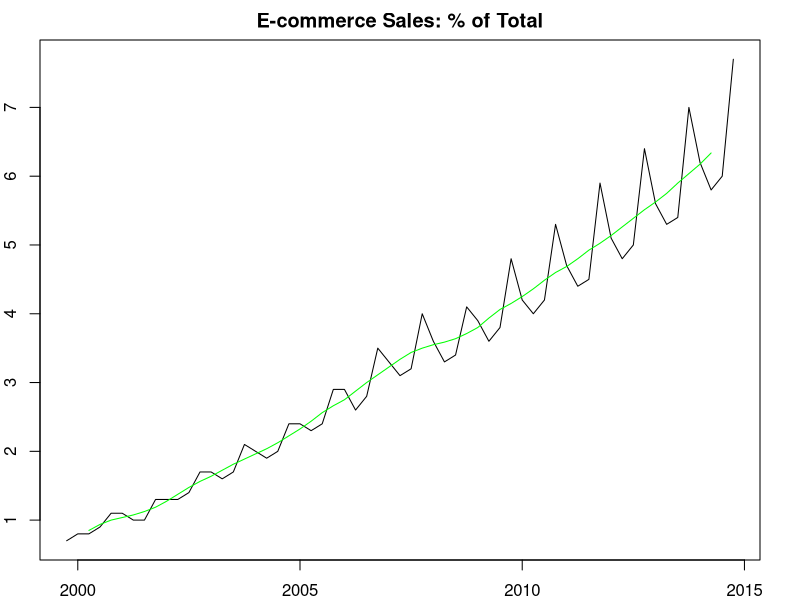
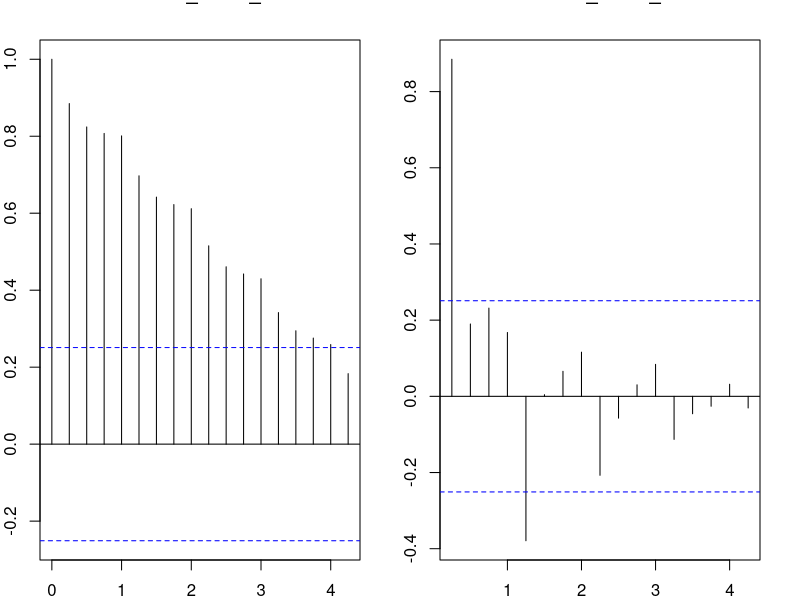
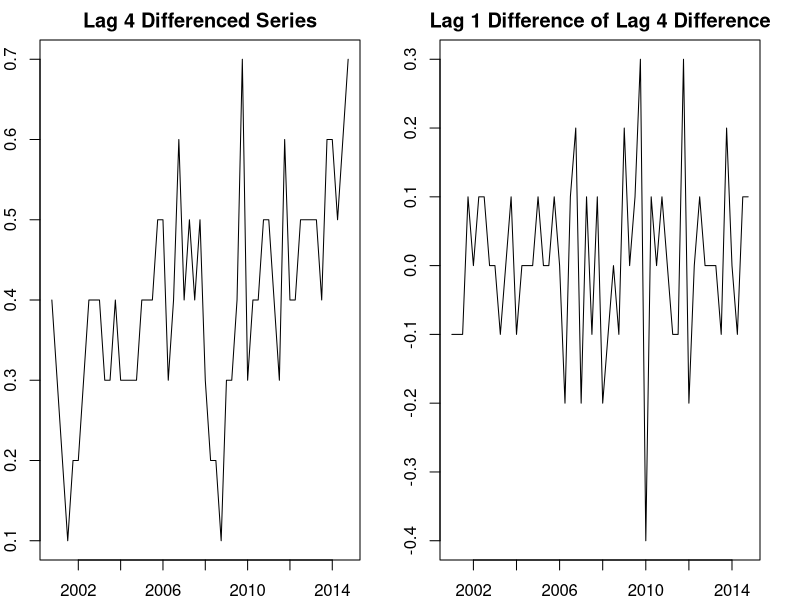
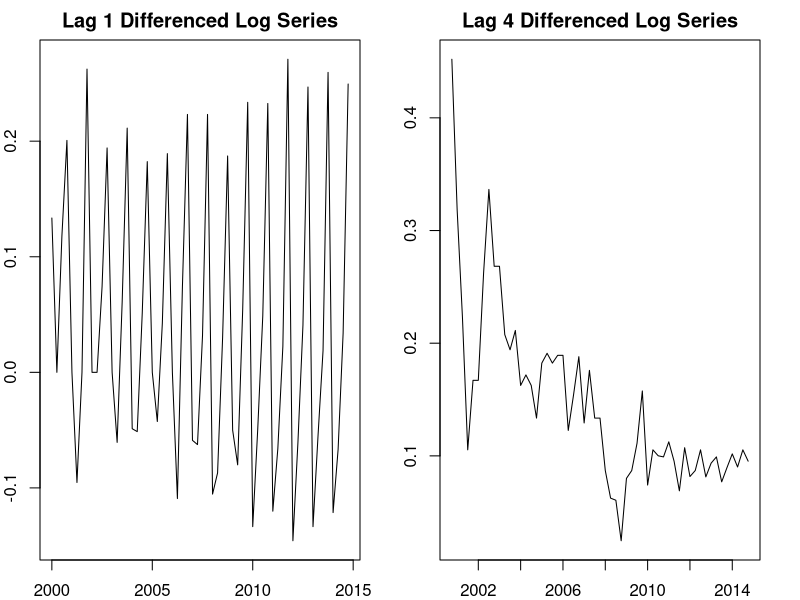
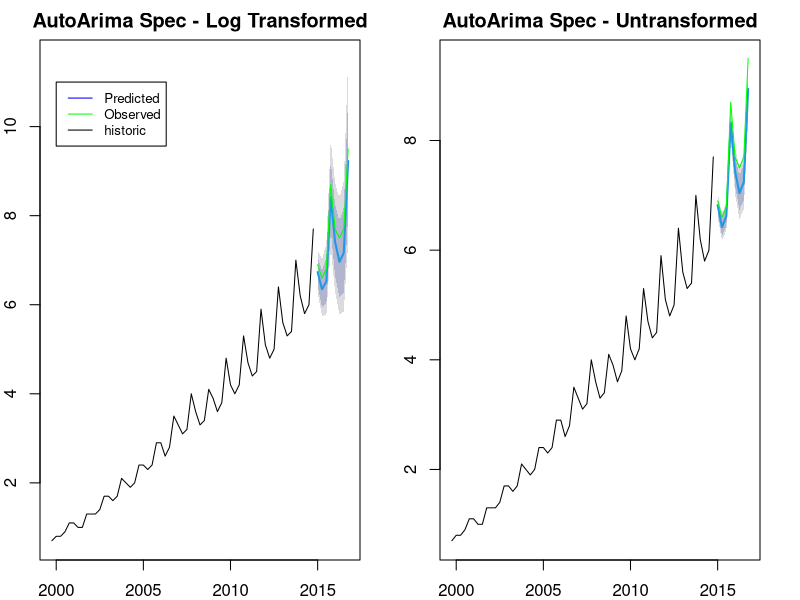
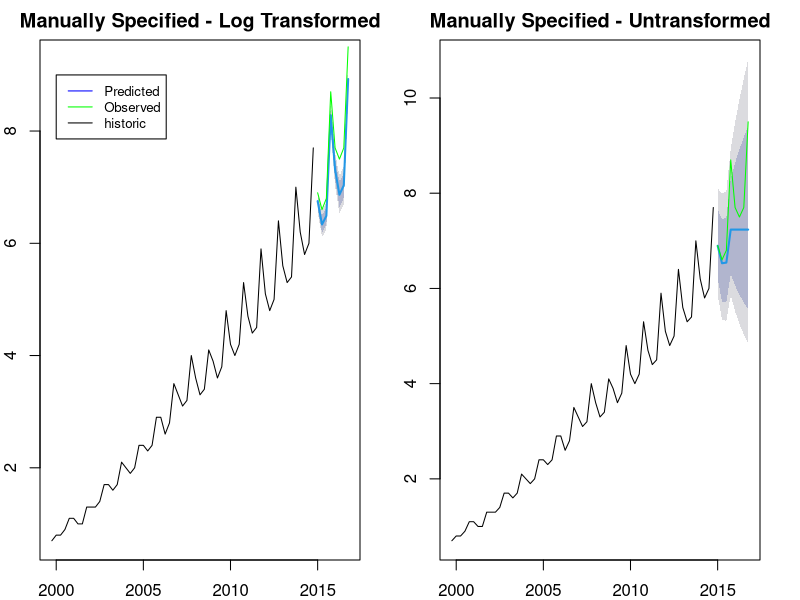
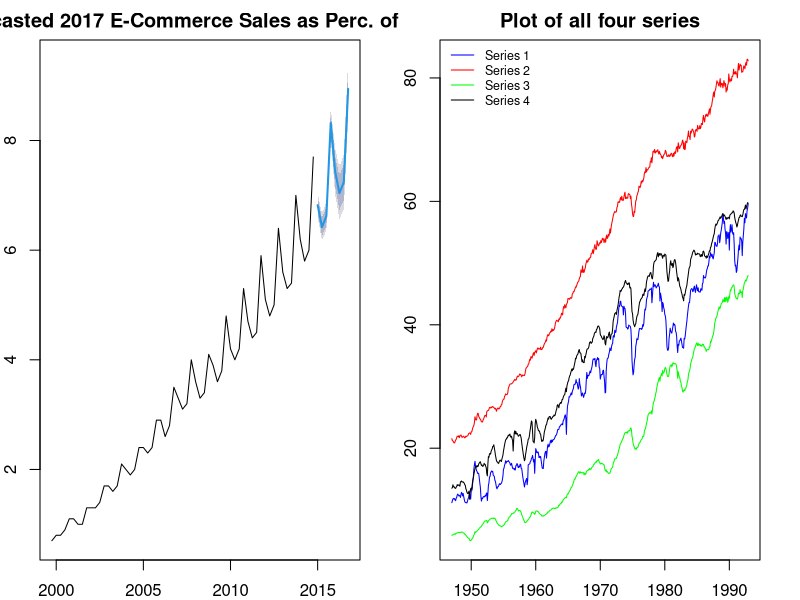
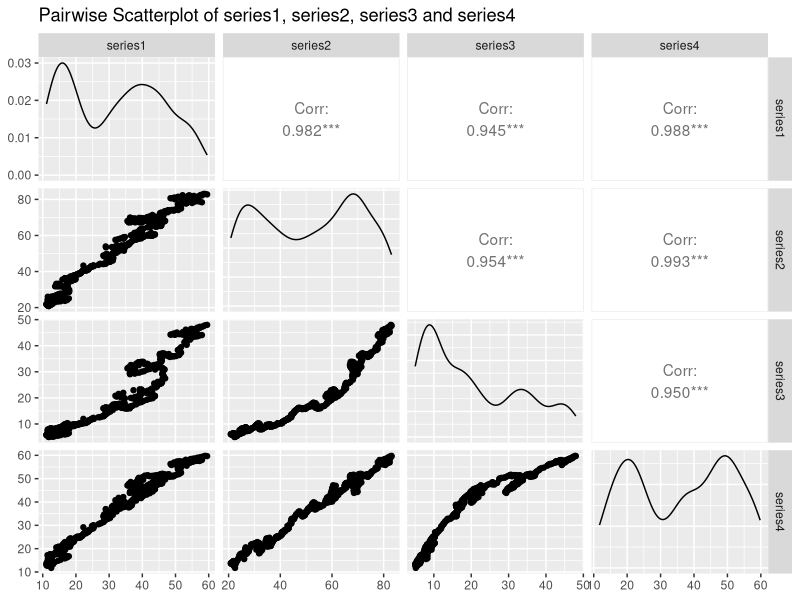

Recreate these plots in R, in order. (Note: this script raises an error after producing the figures.)
## ---- chunk 1
knitr::opts_chunk$set(echo = TRUE)

pkg <- c('knitr', 'Hmisc', 'ggcorrplot', 'car','xts','forecast',
         'dplyr', 'ggplot2', 'jtools', 'readr', 'astsa', 'vars', 'dplyr','tseries', 'GGally')
invisible(lapply(pkg, require, character.only = T))
## ---- chunk 2
ecom = read.csv(file = "ECOMPCTNSA.csv")
ts_ecom = ts(ecom$ECOMPCTNSA, start = c(1999, 4), frequency = 4)
ts_ecom_train = ts(ts_ecom[time(ts_ecom) < 2015], start = c(1999, 4), freq = 4)
ts_ecom_test = ts(ts_ecom[time(ts_ecom) >= 2015], start = c(2015, 1), freq = 4)
head(ts_ecom, 13); sum(is.na(ts_ecom_train)); summary(ts_ecom_train)
## ---- chunk 3
par(mfrow=c(1,1), mai = c(.4, 0.4, 0.4, 0.4))
plot(ts_ecom_train, xlab = 'Date', ylab = 'E-Commerce Retail Sales', main = 'E-commerce Sales: % of Total')
lines(ma(ts_ecom_train, order = 4, centre = T), col = 'green')
## ---- chunk 4
par(mfrow=c(1,2))
acf(ts_ecom_train)
pacf(ts_ecom_train)
## ---- chunk 5
par(mfrow=c(1,2), mai = c(.4, 0.4, 0.4, 0.4))

plot(diff(ts_ecom_train, lag = 4),xlab=NULL,ylab=NULL,main = "Lag 4 Differenced Series")
plot(diff(diff(ts_ecom_train, lag = 4),lag=1),xlab=NULL,ylab=NULL, 
     main = "Lag 1 Difference of Lag 4 Difference")
adf.test(diff(diff(ts_ecom_train, lag = 4),lag=1))$p.value
## ---- chunk 6
par(mfrow=c(1,2), mai = c(.4, 0.4, 0.4, 0.4))

log_ts_ecom_train = log(ts_ecom_train); log_ts_ecom_test = log(ts_ecom_test)
plot(diff(log_ts_ecom_train, lag = 1),xlab=NULL,ylab=NULL,main = "Lag 1 Differenced Log Series")
plot(diff(log_ts_ecom_train, lag = 4),xlab=NULL,ylab=NULL,main = "Lag 4 Differenced Log Series")

adf.test(diff(log_ts_ecom_train))$p.value
## ---- chunk 7
manual_model_raw <- Arima(ts_ecom_train, order=c(1,1,1), seasonal=c(1,1,4))
manual_model_log <- Arima(ts_ecom_train, order = c(0,1,4), seasonal=c(0,0,0), lambda=0)
## ---- chunk 8
auto_model_log <- auto.arima(ts_ecom_train, ic = 'aicc', lambda = 0)
auto_model_raw <- auto.arima(ts_ecom_train, ic = 'aicc')
## ---- chunk 9
forecast_log_auto = forecast(auto_model_log, h = 8, lambda=0)
forecast_auto = forecast(auto_model_raw, h = 8)
forecast_log_man = forecast(manual_model_raw, h = 8)
forecast_man = forecast(manual_model_log, h = 8, lambda=0)

par(mfrow=c(1,2), mai = c(.4, 0.4, 0.4, 0.4))
plot(forecast_log_auto, main="AutoArima Spec - Log Transformed"); lines(ts_ecom_test, col='green')
legend(2000, 11, legend=c('Predicted','Observed', 'historic'), col=c('blue','green', 'black'), 
       lty=1, cex=0.8)
plot(forecast_auto, main="AutoArima Spec - Untransformed"); lines(ts_ecom_test, col='green')
par(mfrow=c(1,2), mai = c(.4, 0.4, 0.4, 0.4))
plot(forecast_log_man, main="Manually Specified - Log Transformed"); lines(ts_ecom_test, col='green')
legend(2000, 9, legend=c('Predicted','Observed', 'historic'), col=c('blue','green', 'black'), 
       lty=1, cex=0.8)
plot(forecast_man, main="Manually Specified - Untransformed"); lines(ts_ecom_test, col='green')
## ---- chunk 10
calculate_rmse = function(fcast, test){
  rmse = sqrt(mean((fcast - test)^2))
  return(rmse)
}
auto_model_log_sw <- shapiro.test(auto_model_log $resid)
auto_model_log_box <-Box.test(auto_model_log $resid, type = "Ljung-Box")
auto_model_raw_sw <-shapiro.test(auto_model_raw $resid)
auto_model_raw_box <-Box.test(auto_model_raw $resid, type = "Ljung-Box")
manual_model_raw_sw <-shapiro.test(manual_model_raw $resid)
manual_model_raw_box <-Box.test(manual_model_raw $resid, type = "Ljung-Box")
manual_model_log_sw <-shapiro.test(manual_model_log $resid)
manual_model_log_box <-Box.test(manual_model_log $resid, type = "Ljung-Box")
results <- data.frame(cbind(
  rbind(auto_model_log$aicc, auto_model_raw$aicc, manual_model_raw$aicc, manual_model_log$aicc),
  rbind(auto_model_log$bic, auto_model_raw$bic, manual_model_raw$bic, manual_model_log$bic),
  rbind(auto_model_log_sw$p.value,auto_model_raw_sw$p.value, 
        manual_model_raw_sw$p.value, manual_model_log_sw$p.value),
  rbind(auto_model_log_box$p.value, auto_model_raw_box$p.value, 
        manual_model_raw_box$p.value, manual_model_log_box$p.value),
  rbind(calculate_rmse(forecast_log_auto$mean,ts_ecom_test), 
        calculate_rmse(forecast_auto$mean,ts_ecom_test), 
        calculate_rmse(forecast_log_man$mean, ts_ecom_test),
        calculate_rmse(forecast_man$mean, ts_ecom_test))))

colnames(results) <- c('AICc', '       BIC', '  Shapiro-Wilk', '  Box-Ljung', '   RMSE')
rownames(results) <- c('Log, Auto','Raw, Auto','Log, Manual', 'Raw, Manual')
round(results,3)
## ---- chunk 11
plot(forecast(auto_model_raw, h = 8), main='Forecasted 2017 E-Commerce Sales as Perc. of Total')
## ---- chunk 12
mts = read.csv(file = "data_2018Spring_MTS.txt", sep=' ')
ts_mts = ts(mts[ , c("series1", "series2", "series3", "series4")], start = c(1947, 1), freq = 12)
ts_mts_train = ts(ts_mts[time(ts_mts) < 1993, ], start = c(1947, 1), freq = 12)
ts_mts_test = ts(ts_mts[time(ts_mts) >= 1993, ], start = c(1993, 1), end = c(1993,12), freq = 12)
head(ts_mts); sum(is.na(ts_mts)); summary(ts_mts_train)
## ---- chunk 13
ts.plot(ts_mts_train, gpars=list(main="Plot of all four series", ylab="Unknown units", 
                                 col=c('blue','red','green','black')))
legend("topleft",c("Series 1","Series 2","Series 3","Series 4"), lty=1, 
       col = c('blue','red','green','black'), bty='n', cex=.75)
## ---- chunk 14
df_mts_train = data.frame(as.matrix(ts_mts_train), date=time(ts_mts_train))
ggpairs(df_mts_train[c('series1', 'series2', 'series3', 'series4')], 
        title='Pairwise Scatterplot of series1, series2, series3 and series4')
## ---- chunk 15
cbind(adf.test(df_mts_train$series1)$p.value, adf.test(df_mts_train$series2)$p.value,
adf.test(df_mts_train$series3)$p.value, adf.test(df_mts_train$series4)$p.value)
## ---- chunk 16
cbind(adf.test(diff(df_mts_train$series1))$p.value, adf.test(diff(df_mts_train$series2))$p.value,
adf.test(diff(df_mts_train$series3))$p.value, adf.test(diff(df_mts_train$series4))$p.value)
## ---- chunk 17
acf(diff(ts_mts_train))
pacf(diff(ts_mts_train))
## ---- chunk 18
cbind(po.test(df_mts_train[c('series1','series2')])$p.value, #column 1
po.test(df_mts_train[c('series1','series3')])$p.value, #column 2
po.test(df_mts_train[c('series1','series4')])$p.value, #column 3
po.test(df_mts_train[c('series2','series3')])$p.value, #column 4
po.test(df_mts_train[c('series2','series4')])$p.value, #column 5
po.test(df_mts_train[c('series3','series4')])$p.value) #column 6
## ---- chunk 19
VARselect(diff(ts_mts_train), type = 'both')$selection
## ---- chunk 20
var = VAR(diff(ts_mts_train), p = 2, type = 'both')
serial.test(var, type = 'PT.asymptotic')$serial$p.value[1]
## ---- chunk 21
var_model = VAR(diff(ts_mts_train), p = 5, type = 'both')
## ---- chunk 22
calculate_int = function(model, forecast_steps, endvals){
  diff_forecast = forecast(model, h=forecast_steps)
  int_1 = endvals[1] + cumsum(diff_forecast$forecast$series1$mean)
  int_2 = endvals[2] + cumsum(diff_forecast$forecast$series2$mean)
  int_3 = endvals[3] + cumsum(diff_forecast$forecast$series3$mean)
  int_4 = endvals[4] + cumsum(diff_forecast$forecast$series4$mean)
  return(list(int_1, int_2, int_3, int_4))
}
int = calculate_int(var_model, 24, tail(ts_mts_train, n=1))
ts_forecast = ts(cbind(int[[1]], int[[2]], int[[3]], int[[4]]), start=c(1993, 1), freq=12)
ts_mts_train_window = window(ts_mts_train, start = c(1985,1))

par(mfrow=c(1,2), mai = c(.4, 0.4, 0.4, 0.4))
ts.plot(ts_mts_train_window[,1], ts_mts_test[,1], ts_forecast[,1], col=c('black', 'green', 'blue'),
        main = 'series1 with forecast')
legend(1985, 63, legend=c('Predicted','Observed', 'historic'), col=c('blue', 'green', 'black'), 
       lty=1, cex=0.8)
ts.plot(ts_mts_train_window[,2], ts_mts_test[,2], ts_forecast[,2], col=c('black', 'green', 'blue'), 
        main = 'series2 with forecast')
par(mfrow=c(1,2), mai = c(.4, 0.4, 0.4, 0.4))
ts.plot(ts_mts_train_window[,3], ts_mts_test[,3], ts_forecast[,3], col=c('black', 'green', 'blue'), 
        main = 'series3 with forecast')
legend(1985, 50, legend=c('Predicted','Observed', 'historic'), col=c('blue', 'green', 'black'), 
       lty=1, cex=0.8)
ts.plot(ts_mts_train_window[,4], ts_mts_test[,4], ts_forecast[,4], col=c('black', 'green', 'blue'), 
        main = 'series4 with forecast')
## ---- chunk 23
residuals = as.numeric(ts_mts_test) - window(ts_forecast, start = c(1993,1), end = c(1993,12))
#plot(residuals, main = 'Residuals of VAR(5) model', ylab = 'Date', type='b')
## ---- chunk 24
serial.test(var_model, type="BG")$serial$p.value
## ---- chunk 25
normality.test(var_model, multivariate.only = TRUE)$jb.mul$JB$p.value[1,1]
## ---- chunk 26
int = calculate_int(var_model, 12, tail(ts_mts_train, n=1))
df_RMSE = data.frame(rbind(calculate_rmse(int[[1]], ts_mts_test[,1]),
           calculate_rmse(int[[2]], ts_mts_test[,2]), calculate_rmse(
             int[[3]], ts_mts_test[,3]), calculate_rmse(int[[4]], ts_mts_test[,4])))

colnames(df_RMSE) = c('RMSE')
rownames(df_RMSE) = c('series1','series2','series3', 'series4')
df_RMSE
## ---- chunk 27
results = data.frame(); orderrange = 1:10
for(i in orderrange) {
  var_iter = VAR(diff(ts_mts_train), p = i, type="both")
  int = calculate_int(var_iter, 12, tail(ts_mts_train, n=1))
  
  PT = serial.test(var_iter, type="PT.asymptotic")$serial$p.value
  BG = serial.test(var_iter, type="BG")$serial$p.value
  norm = normality.test(var_iter, multivariate.only = TRUE)$jb.mul$JB$p.value
  rmse_sum = calculate_rmse(int[[1]], ts_mts_test[,1]) + calculate_rmse(int[[2]], ts_mts_test[,2]) +
             calculate_rmse(int[[3]], ts_mts_test[,3]) + calculate_rmse(int[[4]], ts_mts_test[,4])
  results = rbind(results, cbind(AIC(var_iter), BIC(var_iter), PT, BG, norm, round(rmse_sum,2)))
}
rownames(results) = orderrange
colnames(results) = c('AIC', '       BIC', ' Port. p-val', 
                      ' BG p-val', 'JB p-val', 'sum(RMSE)')
round(results, 3)
## ---- chunk 28
var_model_final = VAR(diff(ts_mts_train), p = 7, type = 'both')

int = calculate_int(var_model_final, 36, tail(ts_mts_train, n=1))
ts_forecast_fin = ts(cbind(int[[1]], int[[2]], int[[3]], int[[4]]), start=c(1993, 1), freq=12)

par(mfrow=c(2,2), mai = c(.4, 0.4, 0.4, 0.4))
ts.plot(ts_mts_train_window[,1], ts_mts_test[,1], ts_forecast_fin[,1], col=c('black', 'green', 'blue'),
        main = 'series1 with forecast')
legend(1985, 64, legend=c('Predicted','Observed', 'historic'), col=c('blue', 'green', 'black'), 
       lty=1, cex=0.8)
ts.plot(ts_mts_train_window[,2], ts_mts_test[,2], ts_forecast_fin[,2], col=c('black', 'green', 'blue'), 
        main = 'series2 with forecast')
ts.plot(ts_mts_train_window[,3], ts_mts_test[,3], ts_forecast_fin[,3], col=c('black', 'green', 'blue'), 
        main = 'series3 with forecast')
ts.plot(ts_mts_train_window[,4], ts_mts_test[,4], ts_forecast_fin[,4], col=c('black', 'green', 'blue'), 
        main = 'series4 with forecast')
